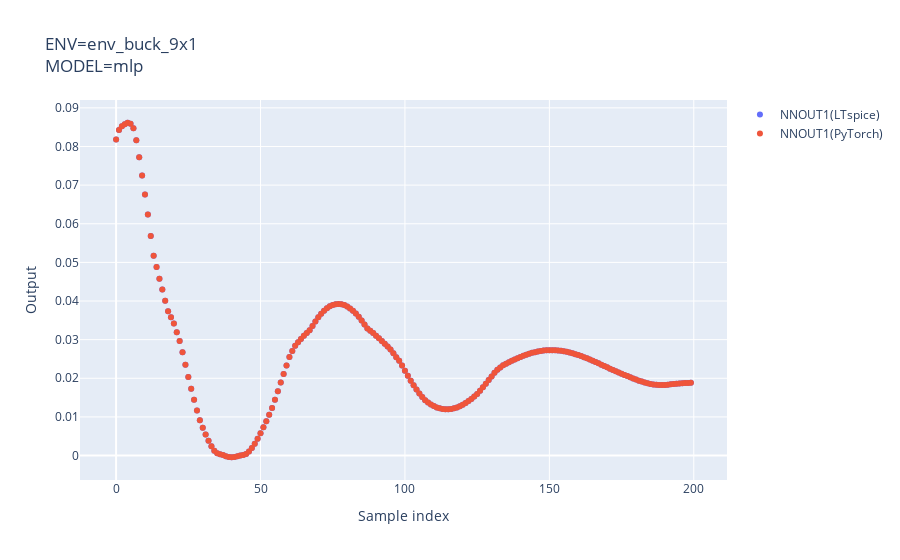

Write notebook code for a chart like this one.
### Code cell
ENV_NAME = "env_buck_9x1"
MODEL_NAME = "mlp"
PY_FILENAME = ENV_NAME + '_' + MODEL_NAME     # output python file name
SP_FILENAME = ENV_NAME + '_' + MODEL_NAME     # output ltspice subcircuit name
actor = step1()
actions, actions_py = step2(actor)
step3(actions, actions_py)

### Figure 1 — Plotly figure (JSON) as saved in the notebook; plotly's stock layout.template omitted (floating-point values rounded to 4 significant figures; data arrays with more than 128 entries replaced by an {"elided": "..."} marker saying what was removed)
{"data": [{"mode": "markers", "name": "NNOUT1(LTspice)", "type": "scatter", "x": {"elided": "200 int values"}, "y": {"elided": "200 float values"}}, {"mode": "markers", "name": "NNOUT1(PyTorch)", "type": "scatter", "x": {"elided": "200 int values"}, "y": {"elided": "200 float values"}}], "layout": {"title": {"text": "ENV=env_buck_9x1<br>MODEL=mlp"}, "xaxis": {"title": {"text": "Sample index"}}, "yaxis": {"title": {"text": "Output"}}}}
